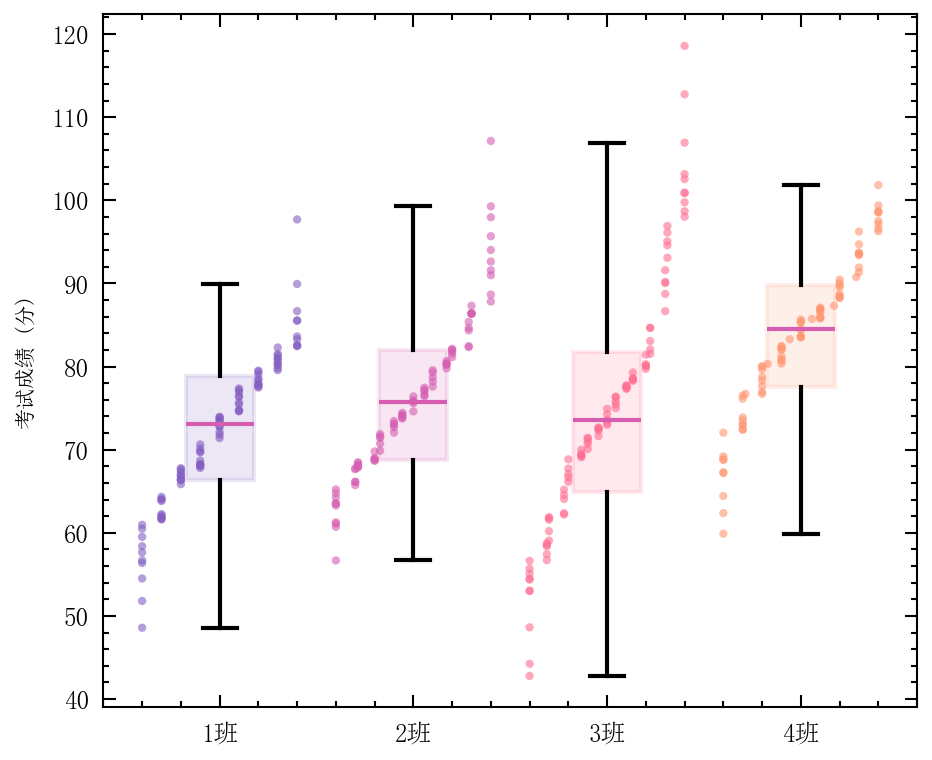

Python code for this plot:
"""
20_beeswarm.py — 蜂群图

展示 plot_beeswarm()：原始数据点的紧凑蜂群分布。
场景：四个班级的考试成绩分布对比。
"""

import numpy as np
import sciplot as sp

np.random.seed(42)

# ── 数据生成 ──────────────────────────────────────────────────
rng = np.random.default_rng(42)
scores = [
    rng.normal(72, 12, 90),
    rng.normal(78, 10, 85),
    rng.normal(75, 15, 95),
    rng.normal(83, 9, 80),
]
labels = ["1班", "2班", "3班", "4班"]

# ── 绘图 ──────────────────────────────────────────────────────
sp.setup_style("ieee", "pastel", lang="zh")

fig, ax = sp.plot_beeswarm(
    scores,
    labels=labels,
    ylabel="考试成绩 (分)",
    show_box=True,
)

# ── 保存 ──────────────────────────────────────────────────────
sp.save(fig, "showcase/20_beeswarm", formats=("png",), dpi=300)
